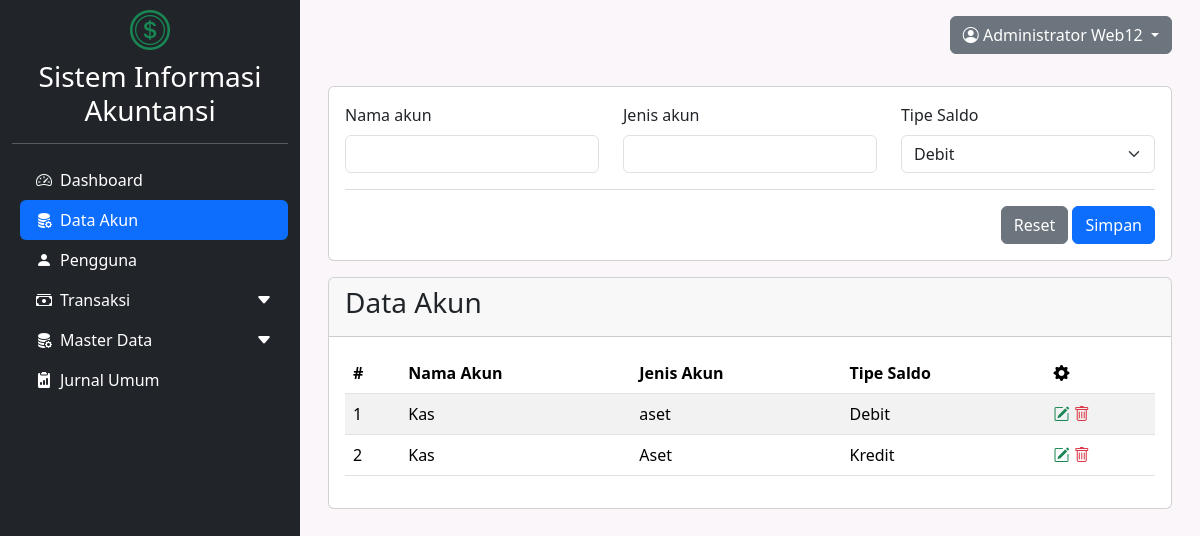
/dashboard.php?modul=akun (signed in), run on the app's committed database.
### tables this page shows
CREATE TABLE `akun` (
  `akun_id` int(11) NOT NULL,
  `nama_akun` varchar(100) NOT NULL,
  `jenis_akun` varchar(50) NOT NULL,
  `tipe_saldo` enum('Debit','Kredit') NOT NULL
);

### modul/akun/index.php (the view, shortened to what this page needs)
<form action="modul/akun/aksi_akun.php?act=insert" method="post">
  <div class="card mb-3">
    <div class="card-body">
      <div class="row mb-3">
        <div class="col-md-4">
          <label class="form-label" for="nama_akun">Nama akun</label>
          <input type="text" class="form-control" name="nama_akun" required>
        </div>
        <div class="col-md-4">
          <label class="form-label" for="jenis_akun">Jenis akun</label>
          <input type="text" class="form-control" name="jenis_akun" required>
        </div>
        <div class="col-md-4">
          <label class="form-label" for="type_saldo">Tipe Saldo</label>
          <select class="form-select" name="type_saldo" required>
            <option value="debit">Debit</option>
          </select>
        </div>
      </div>
      <hr class="text-secondary">
      <div class="text-end">
        <button type="reset" class="btn btn-secondary">Reset</button>
        <button type="submit" class="btn btn-primary">Simpan</button>
      </div>
    </div>
  </div>
</form>
<div class="card">
  <div class="card-header">
    <h3>Data Akun</h3>
  </div>
  <div class="card-body">
    <div class="table-responsive">
      <table class="table table-striped">
        <thead>
          <tr>
            <th>#</th>
            <th>Nama Akun</th>
            <th>Jenis Akun</th>
            <th>Tipe Saldo</th>
            <th><i class="bi bi-gear-fill"></i></th>
          </tr>
        </thead>
        <tbody>
          <?php
          $query = "SELECT * FROM akun";
          $exec = mysqli_query($koneksi, $query);
          $no = 1;
          while ($data = mysqli_fetch_array($exec)) {
          ?>
            <tr>
              <td><?= $no++ ?></td>
              <td><?= $data['nama_akun'] ?></td>
              <td><?= $data['jenis_akun'] ?></td>
              <td><?= $data['tipe_saldo'] ?></td>
              <td>
                <a href="#editAkun<?= $data['akun_id'] ?>" class="text-decoration-none" data-bs-toggle="modal">
                  <i class="bi bi-pencil-square text-success"></i>
                </a>
                <a href="modul/akun/aksi_akun.php?act=delete&id=<?= $data['akun_id'] ?>" class="text-decoration-none" onclick="return confirm('Yakin hapus data?')">
                  <i class="bi bi-trash text-danger"></i>
                </a>
              </td>
            </tr>
          <?php } ?>
        </tbody>
      </table>
    </div>
  </div>
</div>

### data on the page
akun: nama_akun "Kas", jenis_akun "aset", tipe_saldo "Debit"
akun: nama_akun "Kas", jenis_akun "Aset", tipe_saldo "Kredit"

### other printed values
$_SESSION['nama_lengkap'] "Administrator Web12"
